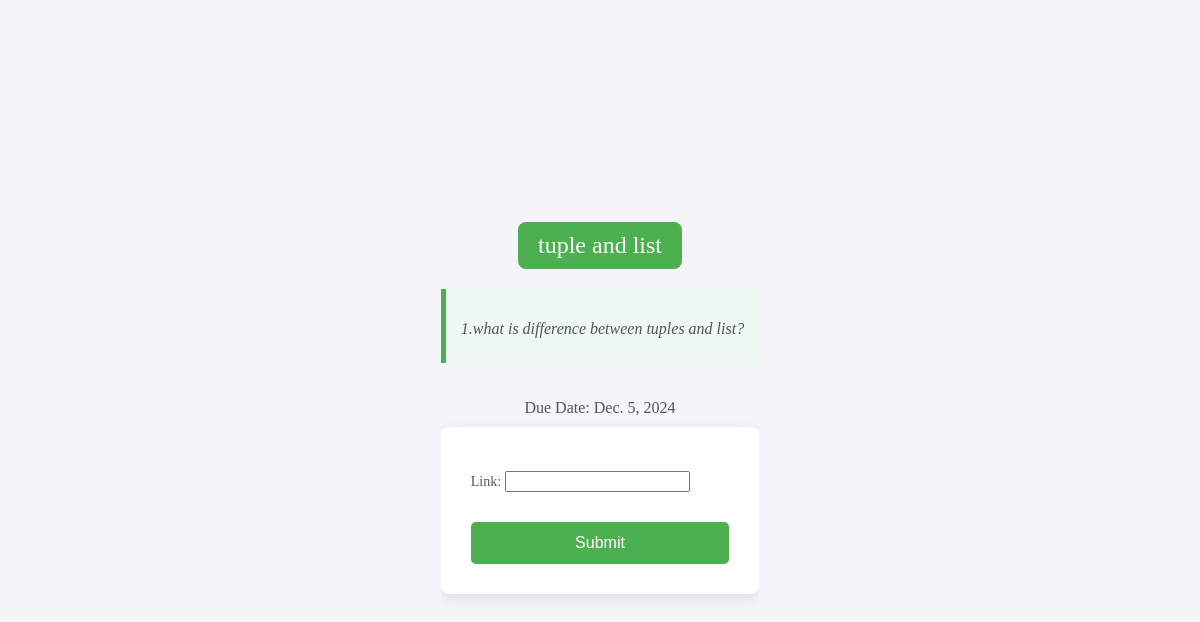
The page /submit_assignment/2/ (signed in) on the database its author committed.
### lapp/models.py (models this page shows, shortened)
class Assignment(models.Model):
    teacher = models.ForeignKey(Teacher, on_delete=models.CASCADE)
    course = models.CharField(
        max_length=50,
        choices=[('Python', 'Python'), ('Java', 'Java'), ('CoreJava', 'Core Java')],
    )
    title = models.CharField(max_length=200)
    description = models.TextField()
    due_date = models.DateField()
    assigned_at = models.DateTimeField(auto_now_add=True)
    students = models.ManyToManyField(Student, related_name='assignments',blank=True)
    submissions = models.ManyToManyField(
        Student,
        through='Submission',
        related_name='assignment_submissions'
    )

### lapp/views.py (the view)
# urls.py: path('submit_assignment/<int:assignment_id>/', views.submit_assignment, name='submit_assignment'),
def submit_assignment(request, assignment_id):
    student_id = request.session.get('student_id')
    if not student_id:
        return redirect('student_login')  # Redirect if not logged in
    assignment = get_object_or_404(Assignment, id=assignment_id)
    student = get_object_or_404(Student,id=student_id)
    if request.method == 'POST':
        form = SubmissionForm(request.POST, request.FILES)
        if form.is_valid():
            submission = form.save(commit=False)
            submission.student = student
            submission.assignment = assignment
            submission.save()
            return redirect('student_dashboard')  # Redirect after successful submission
    else:
        form = SubmissionForm()
    return render(request, 'lapp/submit_assignment.html', {
        'form': form,
        'assignment': assignment
    })

### lapp/forms.py
class SubmissionForm(forms.ModelForm):
    class Meta:
        model = Submission
        fields = ['link']

### lapp/templates/lapp/submit_assignment.html (shortened to what this page needs)
<!DOCTYPE html>
<html>
<head>
</head>
<body>
    <h1><span class="assignment-title">{{ assignment.title }}</span></h1>
    <div class="assignment-description">
        <p>{{ assignment.description }}</p>
    </div>
    <p>Due Date: {{ assignment.due_date }}</p>
    <form method="POST">
        {{ form.as_p }}
        <button type="submit">Submit</button>
    </form>
</body>
</html>

### lapp/templates/lapp/submit_assignment.html (style rules this page uses)
html, body { height: 100%; margin: 0; overflow: hidden; display: flex; flex-direction: column; align-items: center; justify-content: center; background-color: #f4f4f9; }
h1 { color: #333; margin-bottom: 20px; font-size: 24px; font-weight: normal; }
.assignment-title { color: #fff; background-color: #4CAF50; padding: 10px 20px; border-radius: 8px; display: inline-block; font-size: 24px; margin: 0; }
p { color: #555; font-size: 16px; margin-bottom: 10px; }
.assignment-description { background-color: #eef9f3; border-left: 5px solid #4CAF50; padding: 15px; font-size: 18px; margin-bottom: 20px; color: #333; font-style: italic; box-sizing: border-box; }
form { background: #fff; padding: 30px; border-radius: 8px; box-shadow: 0 4px 15px rgba(0, 0, 0, 0.1); width: 100%; max-width: 500px; text-align: left; box-sizing: border-box; }
form p { font-size: 14px; margin-bottom: 10px; }
button { background-color: #4CAF50; color: white; padding: 12px 20px; border: none; border-radius: 5px; cursor: pointer; font-size: 16px; width: 100%; margin-top: 20px; transition: background-color 0.3s ease; }

### rows shown on the page
Assignment: title "tuple and list", description "1.what is difference between tuples and list?", due_date "Dec. 5, 2024"
